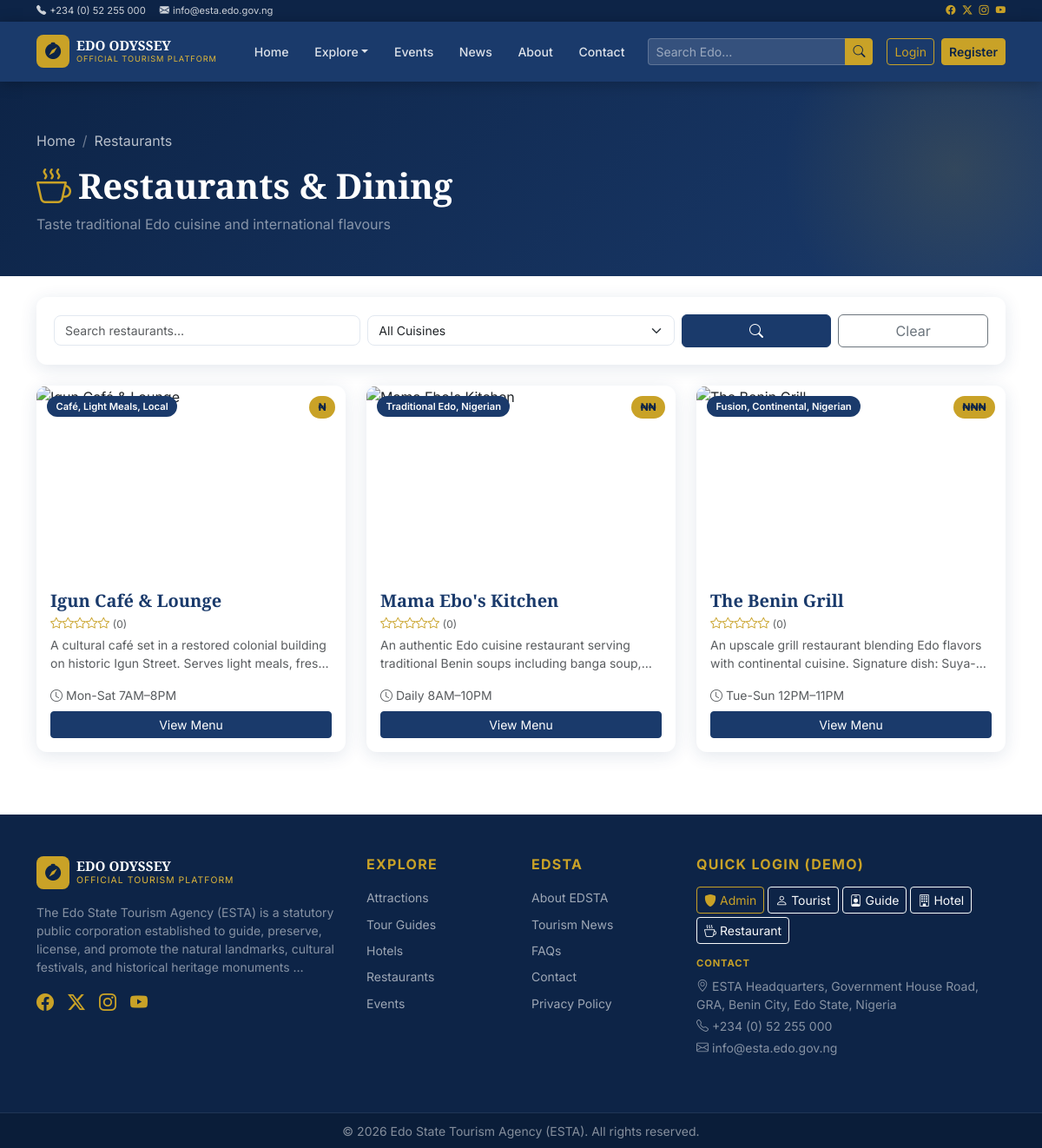
The page /restaurants/ on the database its author committed.
### app/models/models.py (models this page shows, shortened)
class CMSSetting(db.Model):
    __tablename__ = "cms_settings"
    id = db.Column(db.Integer, primary_key=True)
    key = db.Column(db.String(100), unique=True, nullable=False, index=True)
    value = db.Column(db.Text, nullable=False)
    label = db.Column(db.String(150), nullable=True)
    group = db.Column(db.String(50), default="general", nullable=True)
    updated_at = db.Column(db.DateTime, default=datetime.utcnow, onupdate=datetime.utcnow)

class BaseModel(db.Model):
    __abstract__ = True
    id = db.Column(db.Integer, primary_key=True)
    uuid = db.Column(db.String(36), default=gen_uuid, unique=True, nullable=False, index=True)
    created_at = db.Column(db.DateTime, default=datetime.utcnow, nullable=False)
    updated_at = db.Column(db.DateTime, default=datetime.utcnow, onupdate=datetime.utcnow, nullable=False)
    created_by = db.Column(db.Integer, nullable=True)
    status = db.Column(db.String(20), default="active", nullable=False)
    deleted_at = db.Column(db.DateTime, nullable=True)

class Restaurant(BaseModel):
    __tablename__ = "restaurants"
    user_id = db.Column(db.Integer, db.ForeignKey("users.id"), nullable=True)  # Restaurant Owner
    name = db.Column(db.String(150), nullable=False)
    address = db.Column(db.String(255), nullable=False)
    description = db.Column(db.Text, nullable=False)
    cuisine = db.Column(db.String(100), nullable=False)
    opening_hours = db.Column(db.String(100), nullable=True)
    image_url = db.Column(db.String(255), nullable=True)
    gallery_urls = db.Column(db.Text, nullable=True)
    latitude = db.Column(db.Float, nullable=False)
    longitude = db.Column(db.Float, nullable=False)
    contact = db.Column(db.String(100), nullable=True)
    website = db.Column(db.String(255), nullable=True)
    price_range = db.Column(db.String(20), default="$$", nullable=True)
    featured = db.Column(db.Boolean, default=False, nullable=False)
    reservation_available = db.Column(db.Boolean, default=True, nullable=False)
    menus = db.relationship("RestaurantMenu", back_populates="restaurant", cascade="all, delete-orphan")
    owner = db.relationship("User", back_populates="owned_restaurants", foreign_keys=[user_id])
    @property
    def avg_rating(self):
        reviews = Review.query.filter_by(target_type="Restaurant", target_id=self.id).all()
        if not reviews:
            return 0
        return round(sum(r.rating for r in reviews) / len(reviews), 1)

### app/restaurants/routes.py (the view)
@restaurants_bp.route("/")
def list_restaurants():
    page = request.args.get("page", 1, type=int)
    search_q = request.args.get("q", "").strip()
    cuisine = request.args.get("cuisine", "").strip()
    sort = request.args.get("sort", "name")
    query = Restaurant.query.filter_by(status="active")
    if search_q:
        query = query.filter(Restaurant.name.ilike(f"%{search_q}%"))
    if cuisine:
        query = query.filter(Restaurant.cuisine.ilike(f"%{cuisine}%"))
    if sort == "price_asc":
        query = query.order_by(Restaurant.price_range.asc())
    else:
        query = query.order_by(Restaurant.name.asc())
    pagination = query.paginate(page=page, per_page=9, error_out=False)
    cuisines = [r.cuisine for r in Restaurant.query.with_entities(Restaurant.cuisine).distinct().all()]
    return render_template(
        "restaurants/list.html",
        restaurants=pagination.items,
        pagination=pagination,
        cuisines=cuisines,
        search_q=search_q,
        selected_cuisine=cuisine,
        sort=sort,
    )

### app/templates/restaurants/list.html (shortened to what this page needs)
{% extends "base.html" %}
{% block content %}
<div class="page-hero"><div class="container"><nav aria-label="breadcrumb"><ol class="breadcrumb"><li class="breadcrumb-item"><a href="{{ url_for('main.home') }}">Home</a></li><li class="breadcrumb-item active">Restaurants</li></ol></nav><h1><i class="bi bi-cup-hot me-2 text-gold"></i>Restaurants & Dining</h1><p class="text-white-50">Taste traditional Edo cuisine and international flavours</p></div></div>
<div class="container py-4">
  <form method="GET" class="filter-bar mb-4">
    <div class="row g-2 align-items-center">
      <div class="col-md-4"><input type="text" name="q" class="form-control" placeholder="Search restaurants…" value="{{ search_q }}"></div>
      <div class="col-md-4"><select name="cuisine" class="form-select"><option value="">All Cuisines</option></select></div>
      <div class="col-md-2"><button type="submit" class="btn btn-blue w-100"><i class="bi bi-search"></i></button></div>
      <div class="col-md-2"><a href="{{ url_for('restaurants.list_restaurants') }}" class="btn btn-outline-secondary w-100">Clear</a></div>
    </div>
  </form>
  {% if restaurants %}
  <div class="row g-4">
    {% for r in restaurants %}
    <div class="col-md-6 col-lg-4">
      <div class="attraction-card card h-100">
        <div class="card-img-wrap">
          <div class="card-category-badge">{{ r.cuisine }}</div>
          <div class="card-price-badge">{{ r.price_range }}</div>
        </div>
        <div class="card-body d-flex flex-column">
          <h5 class="card-title fw-bold text-blue mb-1">{{ r.name }}</h5>
          <div class="star-rating mb-1">{% for i in range(1,6) %}<i class="bi bi-star{% if i <= r.avg_rating %}-fill{% endif %}"></i>{% endfor %} <span class="text-muted small">({{ r.avg_rating }})</span></div>
          <p class="text-muted small text-truncate-2 flex-grow-1">{{ r.description }}</p>
          <small class="text-muted mb-2"><i class="bi bi-clock me-1"></i>{{ r.opening_hours or 'Hours vary' }}</small>
          <div class="d-flex gap-2 mt-auto">
            <a href="{{ url_for('restaurants.detail', id=r.id) }}" class="btn btn-blue btn-sm flex-grow-1">View Menu</a>
          </div>
        </div>
      </div>
    </div>
    {% endfor %}
  </div>
  {% else %}<div class="text-center py-5"><i class="bi bi-cup-hot text-muted" style="font-size:4rem"></i><h4 class="text-muted mt-3">No restaurants found</h4><a href="{{ url_for('restaurants.list_restaurants') }}" class="btn btn-blue mt-2">Clear Filters</a></div>{% endif %}
</div>
{% endblock %}

### app/templates/base.html (shortened to what this page needs)
<!DOCTYPE html>
<html lang="en">
<head>
  <link href="https://cdn.jsdelivr.net/npm/bootstrap@5.3.3/dist/css/bootstrap.min.css" rel="stylesheet">
  <link href="https://cdn.jsdelivr.net/npm/bootstrap-icons@1.11.3/font/bootstrap-icons.css" rel="stylesheet">
  <link rel="stylesheet" href="{{ url_for('static', filename='css/main.css') }}">
</head>
<body>
<div class="top-banner py-1 d-none d-md-block">
  <div class="container d-flex justify-content-between align-items-center">
    <div class="d-flex gap-3 small">
      <span><i class="bi bi-telephone-fill me-1"></i>{{ settings.get('contact_phone', '') if settings else '' }}</span>
      <span><i class="bi bi-envelope-fill me-1"></i>{{ settings.get('contact_email', '') if settings else '' }}</span>
    </div>
    <div class="d-flex gap-2 small">
      <a href="#" class="text-gold"><i class="bi bi-facebook"></i></a>
      <a href="#" class="text-gold"><i class="bi bi-twitter-x"></i></a>
      <a href="#" class="text-gold"><i class="bi bi-instagram"></i></a>
      <a href="#" class="text-gold"><i class="bi bi-youtube"></i></a>
    </div>
  </div>
</div>
<nav class="navbar navbar-expand-lg navbar-dark main-navbar sticky-top">
  <div class="container">
    <a class="navbar-brand d-flex align-items-center gap-2" href="{{ url_for('main.home') }}">
      <div class="brand-icon"><i class="bi bi-compass-fill"></i></div>
      <div>
        <div class="brand-title">EDO ODYSSEY</div>
        <div class="brand-subtitle">Official Tourism Platform</div>
      </div>
    </a>
    <div class="collapse navbar-collapse" id="mainNav">
      <ul class="navbar-nav mx-auto gap-1">
        <li class="nav-item"><a class="nav-link {% if request.endpoint and request.endpoint.startswith('main') %}active{% endif %}" href="{{ url_for('main.home') }}">Home</a></li>
        <li class="nav-item dropdown">
          <a class="nav-link dropdown-toggle" href="#" data-bs-toggle="dropdown">Explore</a>
        </li>
        <li class="nav-item"><a class="nav-link {% if request.endpoint and request.endpoint.startswith('events') %}active{% endif %}" href="{{ url_for('events.list_events') }}">Events</a></li>
        <li class="nav-item"><a class="nav-link {% if request.endpoint and request.endpoint.startswith('news') %}active{% endif %}" href="{{ url_for('news.list_news') }}">News</a></li>
        <li class="nav-item"><a class="nav-link" href="{{ url_for('main.about') }}">About</a></li>
        <li class="nav-item"><a class="nav-link" href="{{ url_for('main.contact') }}">Contact</a></li>
      </ul>
      <form class="d-flex me-3 search-form" action="{{ url_for('search.results') }}" method="get">
        <div class="input-group input-group-sm">
          <input class="form-control nav-search" type="search" name="q" placeholder="Search Edo…" value="{{ request.args.get('q','') }}">
          <button class="btn btn-gold btn-sm" type="submit"><i class="bi bi-search"></i></button>
        </div>
      </form>
      {% if current_user.is_authenticated %}
      <div class="dropdown">
        <button class="btn btn-outline-gold dropdown-toggle d-flex align-items-center gap-2" data-bs-toggle="dropdown">
          {% if current_user.avatar_url %}
          <img src="{{ current_user.avatar_url }}" class="rounded-circle" width="28" height="28" alt="">
          {% else %}
          <div class="avatar-initials-sm">{{ current_user.first_name[0] }}{{ current_user.last_name[0] }}</div>
          {% endif %}
          <span class="d-none d-lg-inline">{{ current_user.first_name }}</span>
          {% if unread_notifs > 0 %}
          <span class="badge bg-danger rounded-pill">{{ unread_notifs }}</span>
          {% endif %}
        </button>
        <ul class="dropdown-menu dropdown-menu-end">
          <li class="dropdown-header">{{ current_user.full_name }}<br><small class="text-muted">{{ current_user.role }}</small></li>
          <li><hr class="dropdown-divider"></li>
          <li><a class="dropdown-item" href="{{ url_for('dashboard.index') }}"><i class="bi bi-speedometer2 me-2"></i>Dashboard</a></li>
          <li><a class="dropdown-item" href="{{ url_for('dashboard.profile') }}"><i class="bi bi-person me-2"></i>Profile</a></li>
          {% if current_user.is_admin %}
          <li><a class="dropdown-item text-primary fw-semibold" href="{{ url_for('admin.dashboard') }}"><i class="bi bi-shield-check me-2"></i>Admin Panel</a></li>
          {% endif %}
          <li><hr class="dropdown-divider"></li>
          <li><a class="dropdown-item text-danger" href="{{ url_for('auth.logout') }}"><i class="bi bi-box-arrow-right me-2"></i>Logout</a></li>
        </ul>
      </div>
      {% else %}
      <div class="d-flex gap-2">
        <a href="{{ url_for('auth.login') }}" class="btn btn-outline-gold btn-sm">Login</a>
        <a href="{{ url_for('auth.register') }}" class="btn btn-gold btn-sm">Register</a>
      </div>
      {% endif %}
    </div>
  </div>
</nav>
{% block content %}{% endblock %}
<footer class="site-footer mt-5">
  <div class="footer-top py-5">
    <div class="container">
      <div class="row g-4">
        <div class="col-lg-4">
          <div class="d-flex align-items-center gap-2 mb-3">
            <div class="brand-icon"><i class="bi bi-compass-fill"></i></div>
            <div>
              <div class="brand-title text-white">EDO ODYSSEY</div>
              <div class="brand-subtitle" style="font-size:0.65rem">Official Tourism Platform</div>
            </div>
          </div>
          <p class="text-white-50 small">{{ (settings.get('about_agency', 'Discover the rich cultural heritage of Edo State.')[:200] + '…') if settings else 'Discover the rich cultural heritage of Edo State.' }}</p>
          <div class="d-flex gap-3 mt-3">
            <a href="#" class="text-gold fs-5"><i class="bi bi-facebook"></i></a>
            <a href="#" class="text-gold fs-5"><i class="bi bi-twitter-x"></i></a>
            <a href="#" class="text-gold fs-5"><i class="bi bi-instagram"></i></a>
            <a href="#" class="text-gold fs-5"><i class="bi bi-youtube"></i></a>
          </div>
        </div>
        <div class="col-lg-2 col-6">
          <h6 class="text-gold fw-bold mb-3 text-uppercase letter-spacing">Explore</h6>
          <ul class="list-unstyled footer-links">
            <li><a href="{{ url_for('attractions.list_attractions') }}">Attractions</a></li>
            <li><a href="{{ url_for('guides.list_guides') }}">Tour Guides</a></li>
            <li><a href="{{ url_for('hotels.list_hotels') }}">Hotels</a></li>
            <li><a href="{{ url_for('restaurants.list_restaurants') }}">Restaurants</a></li>
            <li><a href="{{ url_for('events.list_events') }}">Events</a></li>
          </ul>
        </div>
        <div class="col-lg-2 col-6">
          <h6 class="text-gold fw-bold mb-3 text-uppercase letter-spacing">EDSTA</h6>
          <ul class="list-unstyled footer-links">
            <li><a href="{{ url_for('main.about') }}">About EDSTA</a></li>
            <li><a href="{{ url_for('news.list_news') }}">Tourism News</a></li>
            <li><a href="{{ url_for('main.faq') }}">FAQs</a></li>
            <li><a href="{{ url_for('main.contact') }}">Contact</a></li>
            <li><a href="{{ url_for('main.privacy') }}">Privacy Policy</a></li>
          </ul>
        </div>
        <div class="col-lg-4">
          <h6 class="text-gold fw-bold mb-3 text-uppercase letter-spacing">Quick Login (Demo)</h6>
          <div class="d-flex flex-wrap gap-1 mb-3">
            <a href="{{ url_for('auth.quick_login', role='admin') }}" class="btn btn-outline-gold btn-sm"><i class="bi bi-shield-fill me-1"></i>Admin</a>
            <a href="{{ url_for('auth.quick_login', role='tourist') }}" class="btn btn-outline-light btn-sm"><i class="bi bi-person me-1"></i>Tourist</a>
            <a href="{{ url_for('auth.quick_login', role='guide') }}" class="btn btn-outline-light btn-sm"><i class="bi bi-person-badge me-1"></i>Guide</a>
            <a href="{{ url_for('auth.quick_login', role='hotel') }}" class="btn btn-outline-light btn-sm"><i class="bi bi-building me-1"></i>Hotel</a>
            <a href="{{ url_for('auth.quick_login', role='restaurant') }}" class="btn btn-outline-light btn-sm"><i class="bi bi-cup-hot me-1"></i>Restaurant</a>
          </div>
          <h6 class="text-gold fw-bold mb-2 text-uppercase letter-spacing" style="font-size:0.7rem">Contact</h6>
          <p class="text-white-50 small mb-1"><i class="bi bi-geo-alt me-1"></i>{{ settings.get('contact_address', '') if settings else '' }}</p>
          <p class="text-white-50 small mb-1"><i class="bi bi-telephone me-1"></i>{{ settings.get('contact_phone', '') if settings else '' }}</p>
          <p class="text-white-50 small"><i class="bi bi-envelope me-1"></i>{{ settings.get('contact_email', '') if settings else '' }}</p>
        </div>
      </div>
    </div>
  </div>
  <div class="footer-bottom py-2 text-center">
    <small class="text-white-50">{{ settings.get('footer_text', '© 2026 Edo State Tourism Agency. All rights reserved.') if settings else '© 2026 Edo State Tourism Agency. All rights reserved.' }}</small>
  </div>
</footer>
</body>
</html>

### rows shown on the page
CMSSetting: value "+234 (0) 52 255 000"
CMSSetting: value "info@esta.edo.gov.ng"
Restaurant: cuisine "Café, Light Meals, Local", price_range "₦", name "Igun Café & Lounge", avg_rating "0", description "A cultural café set in a restored colonial building on historic Igun Street. Serves light meals,…", opening_hours "Mon-Sat 7AM–8PM"
Restaurant: cuisine "Traditional Edo, Nigerian", price_range "₦₦", name "Mama Ebo's Kitchen", avg_rating "0", description "An authentic Edo cuisine restaurant serving traditional Benin soups including banga…", opening_hours "Daily 8AM–10PM"
Restaurant: cuisine "Fusion, Continental, Nigerian", price_range "₦₦₦", name "The Benin Grill", avg_rating "0", description "An upscale grill restaurant blending Edo flavors with continental cuisine. Signature…", opening_hours "Tue-Sun 12PM–11PM"
CMSSetting: value "The Edo State Tourism Agency (ESTA) is a statutory public corporation established to guide, preserve, license, and promote the natural landmarks, cultural festivals, and historical heritage monuments …"
CMSSetting: value "ESTA Headquarters, Government House Road, GRA, Benin City, Edo State, Nigeria"
CMSSetting: value "© 2026 Edo State Tourism Agency (ESTA). All rights reserved."
